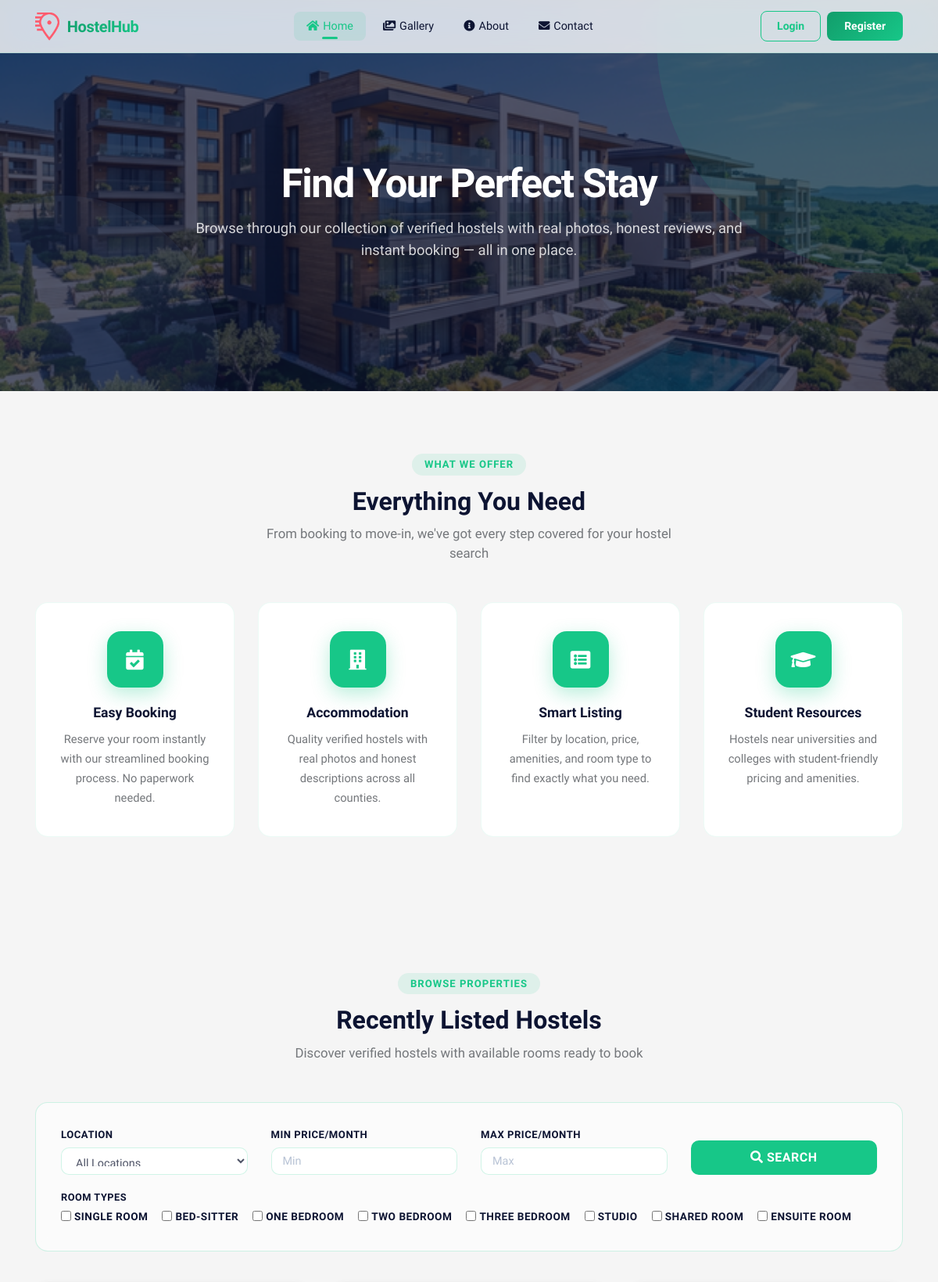
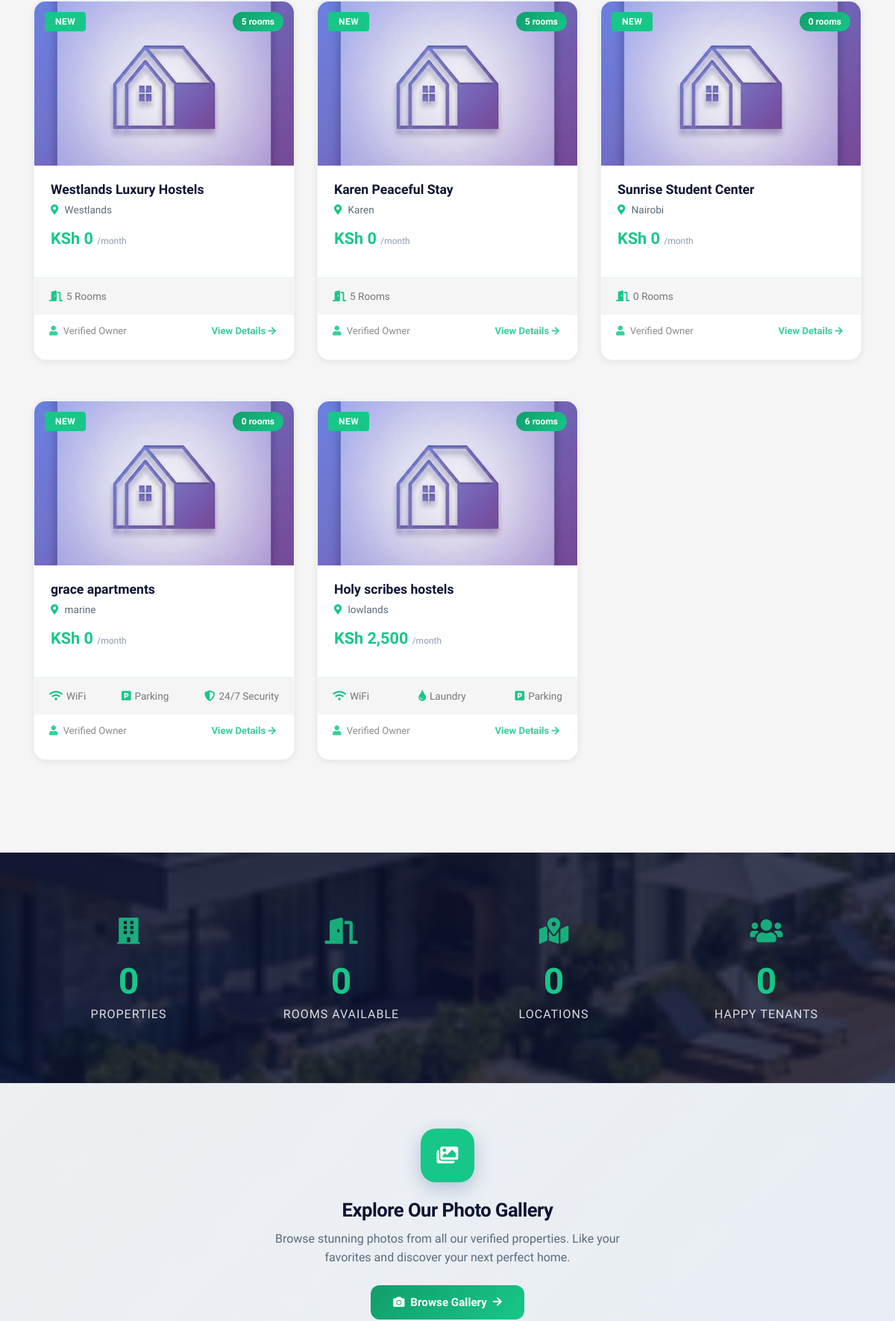
The page / (upper part) on the database its author committed (2 pictures, top to bottom).
### tables this page shows
CREATE TABLE `hostel_types` (
  `id` int(11) NOT NULL,
  `type_name` varchar(100) NOT NULL,
  `description` varchar(255) DEFAULT NULL,
  `display_order` int(11) DEFAULT 0
);

CREATE TABLE `hostels` (
  `id` int(11) NOT NULL,
  `tenant_id` int(11) NOT NULL,
  `name` varchar(255) NOT NULL,
  `description` text DEFAULT NULL,
  `address` varchar(500) NOT NULL,
  `city` varchar(100) NOT NULL,
  `state` varchar(100) DEFAULT NULL,
  `postal_code` varchar(20) DEFAULT NULL,
  `phone` varchar(20) DEFAULT NULL,
  `email` varchar(255) DEFAULT NULL,
  `status` enum('pending','approved','rejected','suspended') NOT NULL DEFAULT 'pending',
  `featured_image` varchar(500) DEFAULT NULL,
  `created_at` timestamp NOT NULL DEFAULT current_timestamp(),
  `updated_at` timestamp NOT NULL DEFAULT current_timestamp() ON UPDATE current_timestamp()
);

CREATE TABLE `amenities` (
  `id` int(11) NOT NULL,
  `amenity_name` varchar(100) NOT NULL,
  `icon_class` varchar(100) DEFAULT NULL,
  `display_order` int(11) DEFAULT 0
);

### index.php (the view, shortened to what the rows shown need)
<?php
    include('includes/dbconn.php');
    include('includes/hostel-helper.php');
    $type_filters = isset($_GET['types']) ? $_GET['types'] : [];
    $page = isset($_GET['page']) ? intval($_GET['page']) : 1;
    $per_page = 12;
    $offset = ($page - 1) * $per_page;
    $filters = [
        'limit' => $per_page,
        'offset' => $offset
    ];
    $hostels = searchHostels($mysqli, $filters);
    $all_types = getAllHostelTypes($mysqli);
?>
<!DOCTYPE html>
<html dir="ltr" lang="en">
<head>
    <link href="dist/css/style.min.css" rel="stylesheet">
    <link href="assets/css/public-pages.css" rel="stylesheet">
    <link rel="stylesheet" href="https://cdnjs.cloudflare.com/ajax/libs/font-awesome/5.15.4/css/all.min.css">
</head>
<body class="pub-page">
    <section class="pub-hero" style="position:relative; height:auto; min-height:500px; padding: 180px 0 140px; background-image:url('assets/images/hostel-img.jpg'); background-size:cover; background-position:center; display:flex; align-items:center;">
        <div class="container" style="position:relative; z-index:10;">
            <div class="pub-hero-content text-center" style="margin-bottom:0;">
                <h1 style="color:#fff; font-size:3.2rem; font-weight:700; margin-bottom:15px;">Find Your Perfect Stay</h1>
            </div>
        </div>
    </section>
    <section class="features-section">
        <div class="container">
            <div class="section-header">
                <h2>Everything You Need</h2>
            </div>
        </div>
    </section>
    <section class="pub-section" id="browse">
        <div class="container">
            <div class="section-header">
                <h2>Recently Listed Hostels</h2>
            </div>
            <div class="hero-search-form" style="margin-top:0; margin-bottom: 40px; box-shadow: none; border: 1px solid rgba(23, 199, 136, 0.2); background: rgba(255, 255, 255, 0.6);">
                <form method="GET" action="">
                    <?php if(count($all_types) > 0): ?>
                    <div class="row mt-3">
                        <div class="col-12">
                            <div>
                                <?php foreach($all_types as $type): ?>
                                    <label class="filter-checkbox" style="display:inline-flex; align-items:center; gap:4px; margin-right:14px; font-size:0.85rem; color:var(--theme-secondary-color); cursor:pointer;">
                                        <input type="checkbox" name="types[]" value="<?php echo $type->id; ?>"
                                               <?php echo in_array($type->id, $type_filters) ? 'checked' : ''; ?>>
                                        <?php echo $type->type_name; ?>
                                    </label>
                                <?php endforeach; ?>
                            </div>
                        </div>
                    </div>
                    <?php endif; ?>
                </form>
            </div>
            <div class="row">
                <?php if(count($hostels) > 0): ?>
                    <?php foreach($hostels as $hostel):
                        $featured_image = getHostelFeaturedImage($mysqli, $hostel->id);
                        $lowest_price = getHostelLowestPrice($mysqli, $hostel->id);
                        $amenities = getHostelAmenities($mysqli, $hostel->id);
                        $available_rooms = getAvailableRoomsCount($mysqli, $hostel->id);
                    ?>
                    <div class="col-lg-4 col-md-6 mb-4">
                        <div class="pub-hostel-card hover-shadow transation-3s" style="border-radius:var(--pub-radius); overflow:hidden;">
                            <div class="card-img-wrap hover-zoomer" style="position:relative;">
                                <img src="<?php echo $featured_image; ?>" alt="<?php echo htmlentities($hostel->name); ?>"
                                     onerror="this.src='assets/images/hostel-placeholder.jpg'"
                                     style="height:230px; width:100%; object-fit:cover;">
                                <span class="property-badge" style="left:14px;">New</span>
                                <span class="rooms-badge"><?php echo $available_rooms; ?> rooms</span>
                            </div>
                            <div class="card-body-inner">
                                <h5><?php echo htmlentities($hostel->name); ?></h5>
                                <p class="location-text">
                                    <i class="fas fa-map-marker-alt"></i>
                                    <?php echo htmlentities($hostel->city); ?>
                                </p>
                                <div class="price-row">
                                    <span class="price-amount">
                                        KSh <?php echo number_format($lowest_price, 0); ?>
                                        <small>/month</small>
                                    </span>
                                </div>
                            </div>
                            <div class="amenity-bar">
                                <?php if(count($amenities) > 0): ?>
                                    <?php foreach(array_slice($amenities, 0, 3) as $amenity): ?>
                                        <span><i class="fas <?php echo $amenity->icon_class; ?>"></i> <?php echo $amenity->amenity_name; ?></span>
                                    <?php endforeach; ?>
                                <?php else: ?>
                                    <span><i class="fas fa-door-open"></i> <?php echo $available_rooms; ?> Rooms</span>
                                <?php endif; ?>
                            </div>
                            <div class="card-footer-meta">
                                <span><i class="fas fa-user"></i> Verified Owner</span>
                                <a href="hostel-details.php?id=<?php echo $hostel->id; ?>" style="color:var(--theme-primary-color); font-weight:600; text-decoration:none;">
                                    View Details <i class="fas fa-arrow-right" style="font-size:0.75rem;"></i>
                                </a>
                            </div>
                        </div>
                    </div>
                    <?php endforeach; ?>
                <?php endif; ?>
            </div>
        </div>
    </section>
</body>
</html>

### rows shown on the page
hostel_types: type_name "SINGLE ROOM"
hostel_types: type_name "BED-SITTER"
hostel_types: type_name "ONE BEDROOM"
hostel_types: type_name "TWO BEDROOM"
hostel_types: type_name "THREE BEDROOM"
hostel_types: type_name "STUDIO"
hostel_types: type_name "SHARED ROOM"
hostel_types: type_name "ENSUITE ROOM"
hostels: available_rooms "5", name "Westlands Luxury Hostels", city "Westlands", lowest_price "0"
hostels: id "5", name "Karen Peaceful Stay", city "Karen", lowest_price "0"
hostels: available_rooms "0", name "Sunrise Student Center", city "Nairobi", lowest_price "0"
hostels: available_rooms "0", name "grace apartments", city "marine", lowest_price "0"
amenities: amenity_name "WiFi"
amenities: amenity_name "Parking"
amenities: amenity_name "24/7 Security"
hostels: available_rooms "6", name "Holy scribes hostels", city "lowlands", lowest_price "2,500"
amenities: amenity_name "Laundry"
